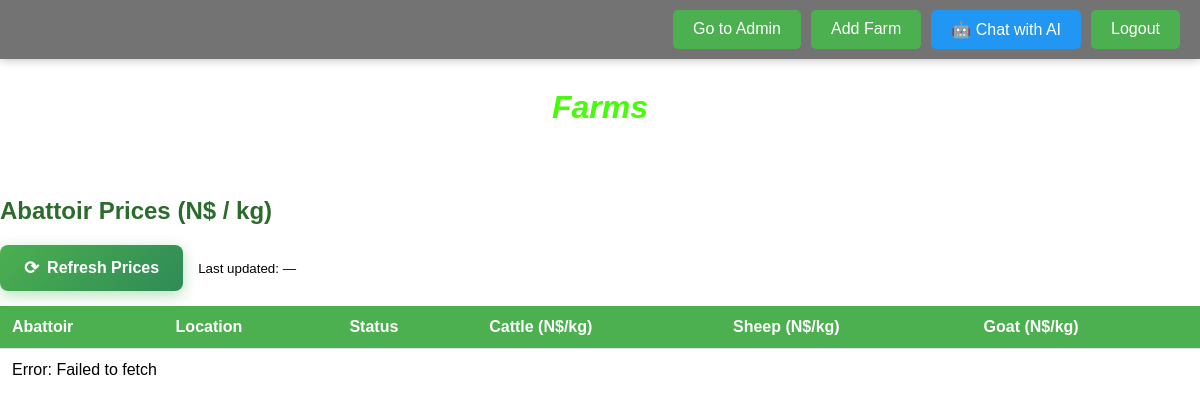
Page /farm_app/ (signed in) on the earlier database version.
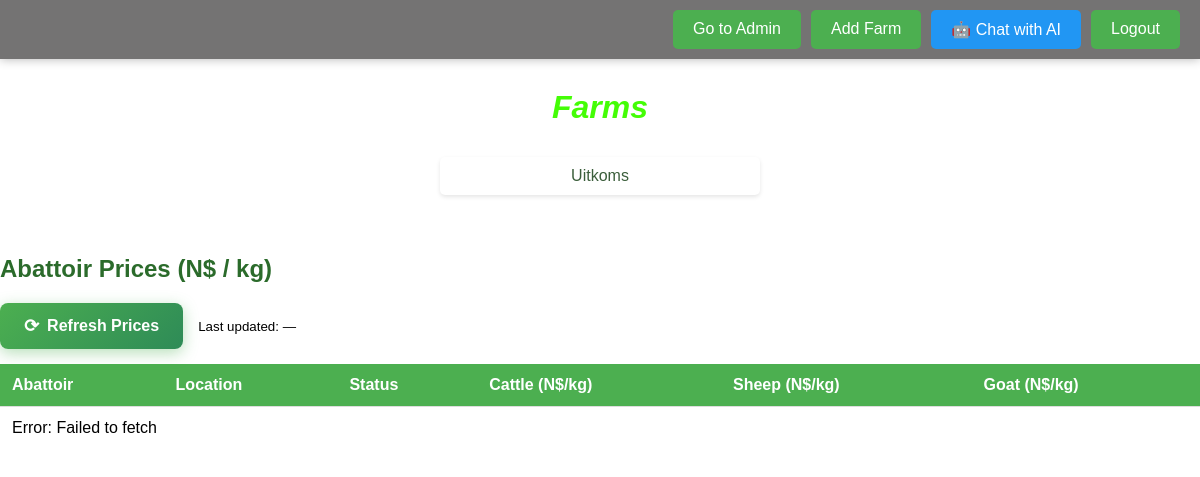
Same page on the later database version.
### farm_app/models.py (models this page shows, shortened)
class Farm(models.Model):
    owner = models.ForeignKey(settings.AUTH_USER_MODEL, null=True, blank=True, on_delete=models.CASCADE, related_name='farms')
    date = models.DateField(null=True, blank=True)
    name = models.CharField(max_length=100)
    location = models.CharField(max_length=100)
    breed = models.CharField(max_length=100,choices=Breed_CATEGORY,null=True, blank=True)
    cows_count = models.IntegerField(default=0)  # Number of cows
    bulls_count = models.IntegerField(default=0)  # Number of bulls
    calf_count = models.IntegerField(default=0)
    vaccine1 = models.CharField(max_length=100,choices=Vaccine_CATEGORY,null=True, blank=True)
    vaccine2 = models.CharField(max_length=100,choices=Vaccine_CATEGORY,null=True, blank=True)
    vaccine3 = models.CharField(max_length=100,choices=Vaccine_CATEGORY,null=True, blank=True)
    is_branded = models.BooleanField(default=False)
    pregnant_cows = models.IntegerField(default=0, blank=True)
    sick = models.IntegerField(default=0, blank=True)
    Feed = models.CharField(max_length=100,choices=Feed_CATEGORY,null=True, blank=True)
    feed_cost = models.FloatField( default=0)
    notes = models.CharField(max_length=100 , null=True, blank=True)

### farm_app/views.py (the view)
# urls.py: path('', views.farm_list, name='farm_list'),
@login_required
def farm_list(request):
    farms = Farm.objects.filter(owner=request.user)
    total_cows = sum(f.cows_count for f in farms)
    total_bulls = sum(f.bulls_count for f in farms)
    total_cattle = total_cows + total_bulls
    return render(request, 'farm_app/farm_list.html', {'farm_list': farms, 'total_cattle': total_cattle})

### farm_app/templates/farm_app/farm_list.html (shortened to what this page needs)
<!DOCTYPE html>
<html lang="en">
<head>
</head>
<body>
    <div class="btn_container">
        <a href="/admin/" class="button">Go to Admin</a>
        {% if user.is_authenticated %}
        <a href="{% url 'farm_app:create_farm' %}" class="button">Add Farm</a>
        <a href="{% url 'farm_app:chatbot' %}" class="button" style="background-color: #2196F3;">🤖 Chat with AI</a>
        <a href="{% url 'user_auth:login' %}" class="button logout-button">Logout</a>
        {% else %}
        <a href="{% url 'user_auth:login' %}" class="button logout-button">Login</a>
        {% endif %}
    </div>
    <h1><i>Farms</i></h1>
    <ul>
        {% for farm in farm_list %}
        <li>
            <a href="{% url 'farm_app:farm_detail' farm.id %}">{{ farm.name }}</a>
        </li>
        {% endfor %}
    </ul>
    {% include 'farm_app/abattoir_list_partial.html' %}
</body>
</html>

### farm_app/templates/farm_app/abattoir_list_partial.html (shortened to what this page needs)
<div id="abattoir-prices" style="margin-top: 30px;">
    <h2>Abattoir Prices (N$ / kg)</h2>
    <div class="feed-list-controls">
        <button type="button" id="refresh-abattoir-list" class="refresh-btn">
            <span class="refresh-icon">⟳</span> Refresh Prices
        </button>
        <small id="abattoir-list-last-updated">Last updated: —</small>
    </div>
    <table class="feed-table" id="abattoir-prices-table">
        <thead>
            <tr>
                <th>Abattoir</th>
                <th>Location</th>
                <th>Status</th>
                <th>Cattle (N$/kg)</th>
                <th>Sheep (N$/kg)</th>
                <th>Goat (N$/kg)</th>
            </tr>
        </thead>
        <tbody id="abattoir-prices-body">
        </tbody>
    </table>
</div>

### farm_app/templates/farm_app/farm_list.html (style rules this page uses)
body { font-family: Arial, sans-serif; background-image: url('https://images.unsplash.com/photo-1500382017468-9049fed747ef?q=80&w=1000&auto=format&fit=crop&ixlib=rb-4.0.3&ixid=M3wxMjA3fDB8MHxzZWFyY2h8Nnx8ZmFybXxlbnwwfHwwfHx8MA%3D%3D'); background-size: cover; background-repeat: no-repeat; margin: 0; padding: 0; }
h1 { color: #44fd06; text-align: center; margin-top: 30px; font-family: 'Franklin Gothic Medium', 'Arial Narrow', Arial, sans-serif }
ul { list-style-type: none; padding: 0; margin: 0; display: flex; flex-direction: column; align-items: center; }
li { margin: 10px 0; padding: 10px; border-radius: 5px; background-color: #ffffff; box-shadow: 0 2px 4px rgba(0, 0, 0, 0.1); width: 300px; text-align: center; }
a { text-decoration: none; color: #3b5e3b; }
.button { display: inline-block; padding: 10px 20px; background-color: #4CAF50; color: white; text-decoration: none; border-radius: 5px; transition: background-color 0.3s; position: static; }
.logout-button { position: static; }
.btn_container { display: flex; position: relative; background-color: rgba(82, 80, 80, 0.8); box-shadow: 0 0 10px rgba(0, 0, 0, 0.3); margin: 0 auto; height: auto; padding: 10px 20px; gap: 10px; justify-content: flex-end; }
table { width: 100%; border-collapse: collapse; margin-top: 15px; }
table th, table td { padding: 10px; text-align: left; border-bottom: 1px solid #ddd; }
table th { background-color: #4CAF50; color: white; }

### farm_app/templates/farm_app/abattoir_list_partial.html (style rules this page uses)
#abattoir-prices { padding: 20px 0; }
#abattoir-prices h2 { margin-top: 0; color: #2b6b2b; }
.feed-list-controls { margin: 15px 0; display: flex; gap: 15px; align-items: center; }
.refresh-btn { background: linear-gradient(135deg, #4CAF50 0%, #2e8b57 100%); color: white; border: none; padding: 12px 24px; font-size: 16px; font-weight: bold; border-radius: 8px; cursor: pointer; display: flex; align-items: center; gap: 8px; transition: all 0.3s ease; box-shadow: 0 4px 15px rgba(76, 175, 80, 0.4); }
.refresh-icon { display: inline-block; font-size: 18px; animation: spin 0.6s ease-in-out; }
.feed-table { width: 100%; border-collapse: collapse; margin-top: 15px; background: white; }
.feed-table th { background-color: #4CAF50; color: white; padding: 12px; text-align: left; font-weight: bold; }

Differences in the rows shown:
added Farm: name "Uitkoms"
